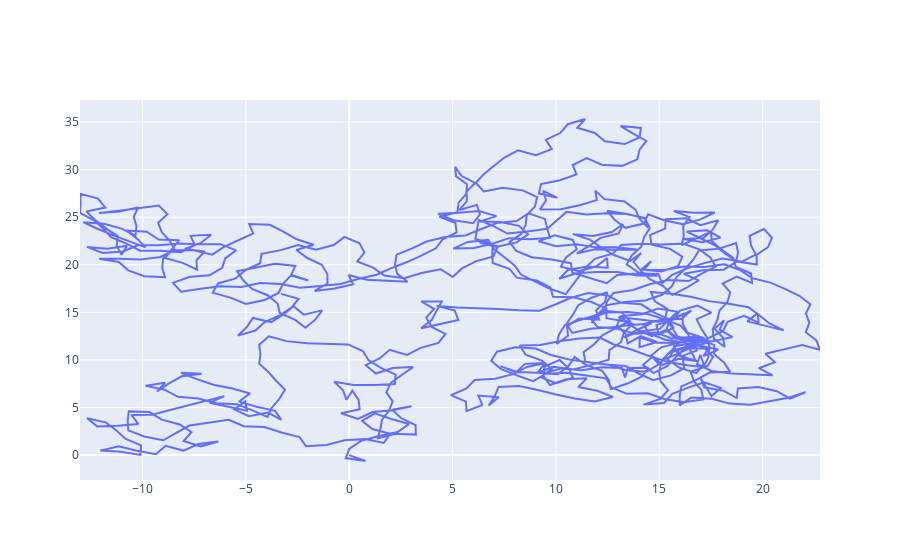

The code cell stored with this chart in its notebook:
### Markdown cell above
# Activity 1: Correlated Random Walk - 1 Trajectory

### Code cell
def correlated_random_walk(n_steps=1000, scale=1.0, c = 0.5):
    pos = Vec2d(0, 0)
    trajectory = [pos.to_tuple()]
    angle = 0  # Ángulo inicial en radianes
    
    for i in range(n_steps):
        delta_angle  = wrapcauchy.rvs(c, scale=scale)  # Generar un ángulo con distribución de Cauchy
        angle += delta_angle
        step = Vec2d(1, 0).rotated(angle)        
        pos += step
        trajectory.append(pos.to_tuple())

    print("Primeros 5 puntos de la trayectoria:", trajectory[:5])  # Verifica si hay datos

    x, y = zip(*trajectory)
    
    print("Cantidad de puntos generados:", len(x))  # Debe ser n_steps + 1

    fig = go.Figure()
    fig.add_trace(go.Scatter(x=x, y=y, mode='lines', name='CRW 1 Trajectory'))
    fig.show()

# Llamada de prueba
correlated_random_walk()

### Figure 1 — Plotly figure (JSON) as saved in the notebook; plotly's stock layout.template omitted (floating-point values rounded to 4 significant figures; data arrays with more than 128 entries replaced by an {"elided": "..."} marker saying what was removed)
{"data": [{"mode": "lines", "name": "CRW 1 Trajectory", "type": "scatter", "x": {"elided": "1001 float values"}, "y": {"elided": "1001 float values"}}], "layout": {}}
